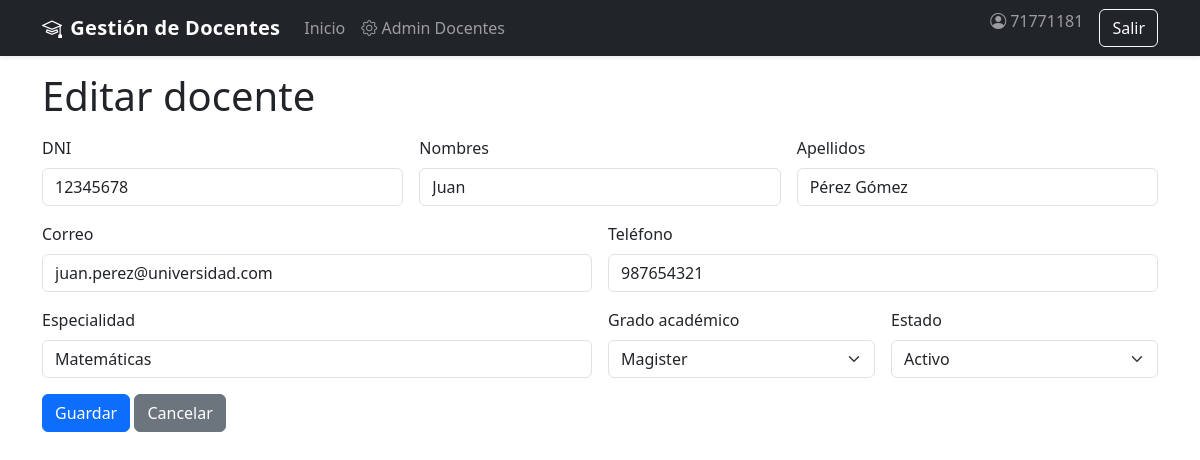
Screenshot of /index.php?c=docentes&a=editar&id=1 (signed in) with the database file from the repository.
### tables this page shows
CREATE TABLE IF NOT EXISTS docentes (
    id_docente INT AUTO_INCREMENT PRIMARY KEY,
    dni VARCHAR(15) NOT NULL UNIQUE,
    nombres VARCHAR(100) NOT NULL,
    apellidos VARCHAR(100) NOT NULL,
    correo VARCHAR(100) UNIQUE,
    telefono VARCHAR(20),
    especialidad VARCHAR(100),
    grado_academico ENUM('Bachiller', 'Licenciado', 'Magister', 'Doctor') DEFAULT 'Licenciado',
    estado ENUM('Activo', 'Inactivo') DEFAULT 'Activo',
    fecha_registro TIMESTAMP DEFAULT CURRENT_TIMESTAMP
);

### src/library/Controller.php (called while the page is built, shortened)
<?php
abstract class Controller {
    protected function view(string $tpl, array $data = []): void {
        extract($data);
        $base = __DIR__ . '/../view/';
        $file = $base . $tpl . '.php';
        include $base . 'partials/header.php';
        include $file;
        include $base . 'partials/footer.php';
    }
}

### src/control/DocentesController.php (called while the page is built, shortened)
<?php
final class DocentesController extends Controller {
    public function editarAction(): void {
        $id = (int)($_GET['id'] ?? 0);
        $docente = Docente::uno($id);
        $this->view('docentes/form', compact('docente'));
    }
}

### index.php (called while the page is built, shortened)
<?php
require_once __DIR__ . '/src/library/Controller.php';
$a = strtolower($_GET['a'] ?? 'index');
$action = $a . 'Action';
try {
    $controller = new $controllerClass();
    $controller->$action();
} catch (Throwable $e) {
    http_response_code(500);
    $message = (defined('APP_DEBUG') && APP_DEBUG) ? $e->getMessage() : 'Ocurrió un error interno.';
    include __DIR__ . '/src/view/errors/500.php';
}

### src/model/Docente.php (called while the page is built, shortened)
<?php
final class Docente {
    public static function uno(int $id): ?array {
        $db = Conexion::connect();
        $st = $db->prepare('SELECT * FROM docentes WHERE id_docente = ?');
        $st->bind_param('i', $id);
        $st->execute();
        $res = $st->get_result();
        $row = $res ? $res->fetch_assoc() : null;
        return $row ?: null;
    }
}

### src/view/docentes/form.php (the view, shortened to what this page needs)
<?php $edit = isset($docente); ?>
<h1 class="mb-3"><?= $edit ? 'Editar' : 'Nuevo' ?> docente</h1>
<form method="post" action="<?= BASE_URL ?>index.php?c=docentes&a=<?= $edit ? 'actualizar' : 'guardar' ?>">
  <div class="row g-3">
    <div class="col-md-4">
      <label class="form-label">DNI</label>
      <input type="text" name="dni" class="form-control" required maxlength="15" value="<?= htmlspecialchars($docente['dni'] ?? '') ?>" />
    </div>
    <div class="col-md-4">
      <label class="form-label">Nombres</label>
      <input type="text" name="nombres" class="form-control" required value="<?= htmlspecialchars($docente['nombres'] ?? '') ?>" />
    </div>
    <div class="col-md-4">
      <label class="form-label">Apellidos</label>
      <input type="text" name="apellidos" class="form-control" required value="<?= htmlspecialchars($docente['apellidos'] ?? '') ?>" />
    </div>
    <div class="col-md-6">
      <label class="form-label">Correo</label>
      <input type="email" name="correo" class="form-control" value="<?= htmlspecialchars($docente['correo'] ?? '') ?>" />
    </div>
    <div class="col-md-6">
      <label class="form-label">Teléfono</label>
      <input type="text" name="telefono" class="form-control" value="<?= htmlspecialchars($docente['telefono'] ?? '') ?>" />
    </div>
    <div class="col-md-6">
      <label class="form-label">Especialidad</label>
      <input type="text" name="especialidad" class="form-control" value="<?= htmlspecialchars($docente['especialidad'] ?? '') ?>" />
    </div>
    <div class="col-md-3">
      <label class="form-label">Grado académico</label>
      <select name="grado_academico" class="form-select">
        <?php $grados = ['Bachiller','Licenciado','Magister','Doctor'];
        $sel = $docente['grado_academico'] ?? 'Licenciado';
        foreach ($grados as $g): ?>
          <option value="<?= $g ?>" <?= $sel===$g?'selected':'' ?>><?= $g ?></option>
        <?php endforeach; ?>
      </select>
    </div>
    <div class="col-md-3">
      <label class="form-label">Estado</label>
      <select name="estado" class="form-select">
        <?php $estados = ['Activo','Inactivo'];
        $selE = $docente['estado'] ?? 'Activo';
        foreach ($estados as $e): ?>
          <option value="<?= $e ?>" <?= $selE===$e?'selected':'' ?>><?= $e ?></option>
        <?php endforeach; ?>
      </select>
    </div>
    <div class="col-12">
      <button class="btn btn-primary">Guardar</button>
      <a class="btn btn-secondary" href="<?= BASE_URL ?>index.php?c=docentes&a=index">Cancelar</a>
    </div>
  </div>
</form>

### src/view/partials/header.php (style rules this page uses)
:root { --brand:#0d6efd; --brand-2:#6610f2; }
body { padding-top: 72px; }

### rows the page displays
docentes: dni "12345678", nombres "Juan", apellidos "Pérez Gómez", correo "juan.perez@universidad.com", telefono "987654321", especialidad "Matemáticas", grado_academico "Magister", estado "Activo"

### other values shown
$appName "Gestión de Docentes"
$usuario['usuario'] "71771181"
